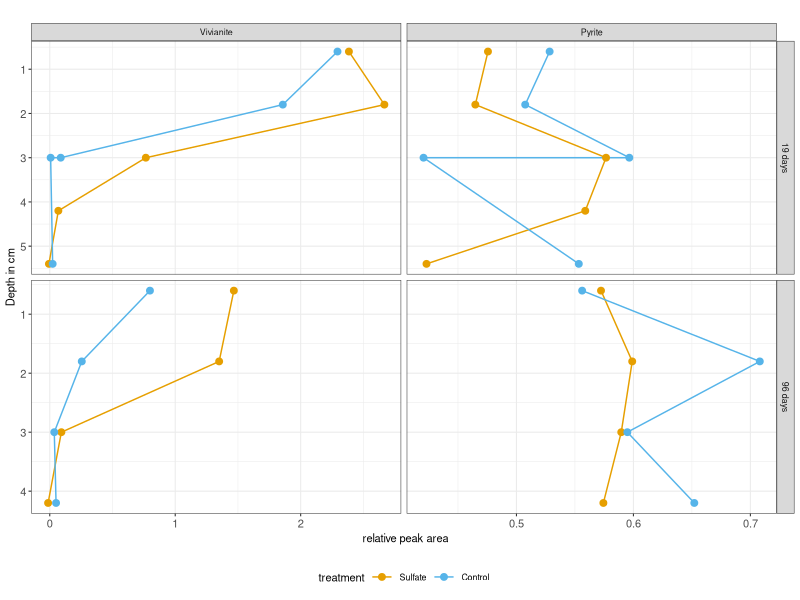
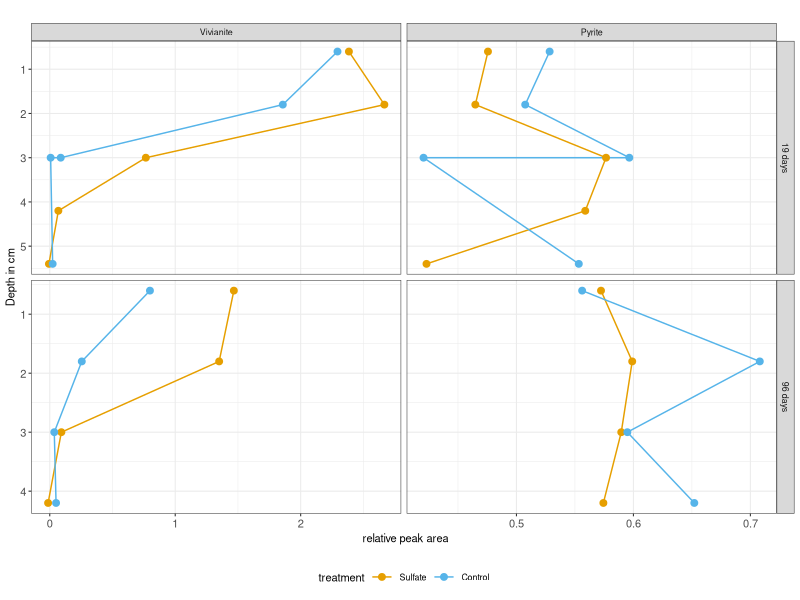

Here is the R script that generated these plots, in order:
library(readxl)
library(tidyverse)
library(ggplot2)

xrd_raw <- read_xlsx("input/XRD.xlsx")
#depths <- read_xlsx("input_data/depths.xlsx")

# Deepvalues <- xrd_raw %>% filter(Sample == "DEEP") %>%   pivot_longer(cols = 2:4, names_to = "peak", values_to = "Deep") %>%  select(!Sample)
#AAR_t0_treated_1mmDS_3mmAS_2.5Fefilt_2.5secsol_1h_10rpm_10-90_0.014_0.6s-step_1h_874.brml #1

xrd <- xrd_raw %>% 
  separate(Scan, into = c("Lake", "Time",  "Treatment","Depth","DS","AS","Fefilt","SS","meastime","rpm","range","stepsize","steplength","col","nr"), sep = "_") %>% 
  mutate(Depth = case_when(
    Depth == "0" ~ 0,
    Depth == "0-1.2" ~ 0.6,
    Depth == "1.2-2.4" ~ 1.8,
    Depth == "2.4-3.6" ~ 3.0,
    Depth == "3.6-4.8" ~ 4.2,
    Depth == "4.8-6" ~ 5.4
  ),
  Treatment = str_remove(Treatment, "[15]"))
  

xrd_stat <- xrd %>% 
  filter(Time == "t0",Treatment == "treated") %>% 
  mutate(Start = NetArea) %>% 
  select(Name,Start) %>% 
  right_join(xrd) %>% 
  mutate(Relative = NetArea/Start,
         Loss = (Start-NetArea)/Start*100)

xrd_stat %>% 
  filter(Time != "t0") %>% 
  select(Time,Depth,Treatment,Name,NetArea,Relative,Loss) %>% view()


color_box <- tibble(xmin = c(2,0),
                      xmax = c(8,2.5),
                      ymin = c(-Inf,-Inf),
                      ymax = c(Inf,Inf),
                      fill = factor(c("D" ,"S"), levels = c("D","S")),
                      Treatment = factor(c("A","A"),levels = c("A","B","C")))

xrd_plotdata <- xrd %>% 
  filter(Time != "t0") %>% 
  transform(Name = factor(Name, levels = c("[14,796 ° - 15,700 °]", "[47,451 ° - 47,996 °]"), labels = c("Vivianite","Pyrite")))

legend_names <- c(
  t0 = "start" ,
  t1 =  "19 days",
  t2 = "62 days",
  t3 = "96 days"
)

label_reflection <- c("[14,796 ° - 15,700 °]", "[47,451 ° - 47,996 °]
")

Treatment_Colors <- c("#E69F00","#56B4E9")

xrdplot <- ggplot(xrd_plotdata, 
                  mapping = aes(
                    y = NetArea,
                    x = Depth,
                    color = Treatment
                  )) +
  geom_line() +
  geom_point(size = 2) +
  #geom_errorbar(aes(ymin = meannormarea - sd, ymax = meannormarea + sd), width = .5, position = position_dodge(0.05)) +
  xlab("Depth (cm)") +
  scale_color_manual(values = Treatment_Colors, name = "treatment",
                     labels = c("Sulfate", "Control"))+
  scale_x_reverse() +
  scale_y_continuous(
    name = expression(paste(" relative peak area"))
  ) +
  coord_flip() +
  facet_grid( Time ~Name, scales = "free", labeller = labeller(Time = legend_names, Name = c("1","2") ))+
  labs(
    x = "Depth in cm",
    title = "",
    shape = "Measurement"  # Adding legend title
  ) +
  #scale_shape_manual(name = "Legend",labels = c("XRD relative peak area", "Mössbauer spectroscopy"),values = c(1, 2, 3)) + 
  theme_bw(base_size = 8) +
  theme(axis.title = element_text(size = 8),
        plot.title = element_text(size = 8, face = "bold", hjust = 0.5),
        axis.text = element_text(size = 8, angle = 0, hjust = 0.5),
        legend.position = "bottom")
show(xrdplot)

ggsave( "figures/XRDplot.tiff", plot = xrdplot, device = "tiff",
        width = 174, height = 150,  units = "mm", limitsize = FALSE, dpi = 600)
